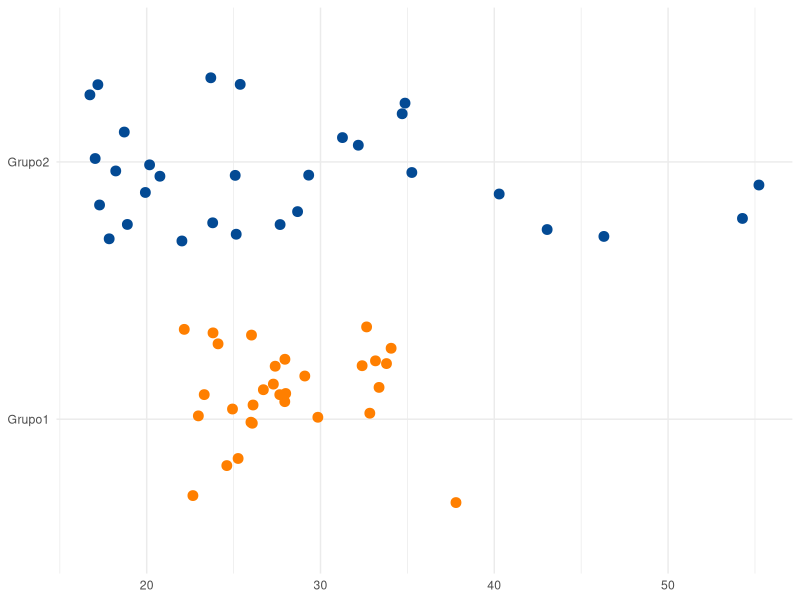

Recreate this plot in R.
## ---- chunk 1
knitr::opts_chunk$set(echo = TRUE, comment = NA)

x1=c(27, 27, 28, 28, 34, 28, 26, 33, 24, 28, 25, 25, 33, 27, 34, 38, 24, 26, 22, 
     23, 33, 23, 26, 26, 32, 33, 29, 30, 25, 23)
x2=c(35,  25,  19,  17,  24,   17,  55,  25,  31,   35,  43,  28,  32,  19,  20, 
     17, 25,  18,  21,  22,  17,  35,  29,  20,  54,  46,  24, 29, 40, 18)
data2 <- data.frame(name2=c(rep("Grupo1",30), rep("Grupo2",30)),
                    value2=c(x1,x2)
)

library(ggplot2)

col1 ="#FF7F00"  # naranja - color primario 
col2 ="#034A94"  # azul oscuro - color secundario
col3 ="#0EB0C6"  # azul claro - color terciario
col4 ="#686868"  # gris - color texto


## ---- chunk 2

x1=c(27, 27, 28, 28, 34, 28, 26, 33, 24, 28, 25, 25, 33, 27, 34, 38, 24, 26, 22, 
     23, 33, 23, 26, 26, 32, 33, 29, 30, 25, 23)
x2=c(35,  25,  19,  17,  24,   17,  55,  25,  31,   35,  43,  28,  32,  19,  20, 
     17, 25,  18,  21,  22,  17,  35,  29,  20,  54,  46,  24, 29, 40, 18)
data2 <- data.frame(name2=c(rep("Grupo1",30), rep("Grupo2",30)),
                    value2=c(x1,x2))

p3=ggplot(data2, aes(x=value2, y=name2, color = name2)) +
          geom_jitter(size=3, alpha=1) +
          scale_color_manual(values=c("#FF7F00", "#034A94"))+
    # Eliminar el eje y y el nombre de la variable en la leyenda
        theme_minimal() +
        theme(axis.title.y = element_blank(),
        axis.title.x = element_blank(),
        legend.title = element_blank(),
        legend.position = "none")

p3  
